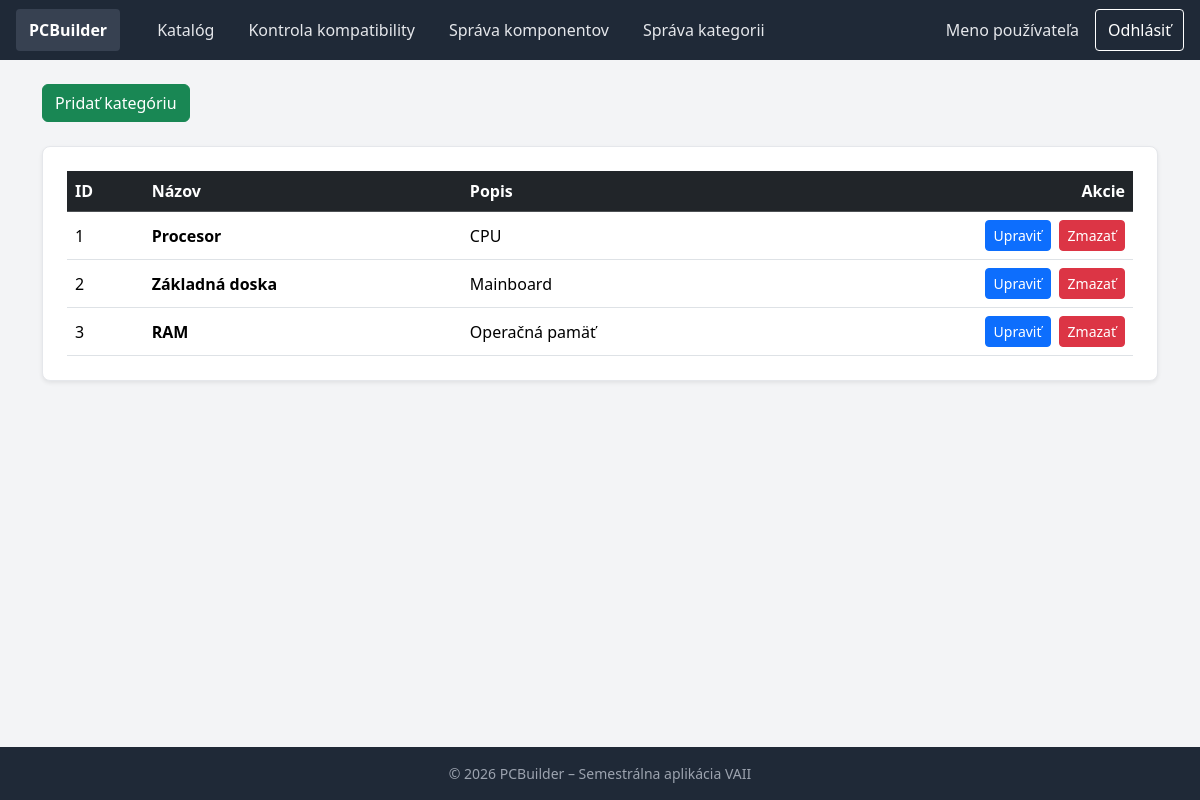
Page /?c=kategoria on the committed database.
### tables this page shows
CREATE TABLE IF NOT EXISTS `kategorias` (
    `id` INT AUTO_INCREMENT PRIMARY KEY,
    `nazov` VARCHAR(50) NOT NULL,
    `popis` TEXT NULL
    );

### Framework/Http/Responses/Response.php (called while the page is built, shortened)
<?php
abstract class Response
{
    public function send(): void
    {
        $this->generate();
    }
}

### public/index.php (called while the page is built, shortened)
<?php
require __DIR__ . '/../Framework/ClassLoader.php';
try {
    $app = new App();
    $app->run();
} catch (Exception $e) {
    die('An error occurred: ' . $e->getMessage());
}

### Framework/Support/LinkGenerator.php (called while the page is built, shortened)
<?php
class LinkGenerator
{
    private Request $request;
    public function __construct(Request $request, Router $router)
    {
        $this->request = $request;
    }
    public function url(
        string|array $destination,
        array $parameters = [],
        bool $absolute = false,
        bool $appendParameters = false
    ): string {
        list($controller, $action) = explode(".", $destination);
        $args = $appendParameters ? $this->request->get() : [];
        $args = ["c" => lcfirst($controller), "a" => $action != "index" ? $action : null] + $parameters + $args;
        $basePath = $absolute ? $this->request->getBaseUrl() : "";
        return $basePath . "?" . http_build_query($args);
    }
}

### Framework/DB/Connection.php (called while the page is built, shortened)
<?php
class Connection
{
    private static ?Connection $instance = null;
    private PDO $db;
    public function __construct(PDO $db)
    {
        $this->db = $db;
    }
    public static function getInstance(): Connection
    {
        try {
            if (self::$instance == null) {
                $db = new PDO(
                    'mysql:dbname=' . Configuration::DB_NAME . ';host=' . Configuration::DB_HOST,
                    Configuration::DB_USER,
                    Configuration::DB_PASS
                );
                $db->setAttribute(PDO::ATTR_ERRMODE, PDO::ERRMODE_EXCEPTION);
                $db->setAttribute(PDO::ATTR_EMULATE_PREPARES, true);
                self::$instance = new self($db);
            }
            return self::$instance;
        } catch (PDOException $e) {
            throw new Exception('Connection failed: ' . $e->getMessage());
        }
    }
    public function prepare(string $sql): DebugStatement
    {
        try {
            return new DebugStatement($this->db->prepare($sql));
        } catch (PDOException $e) {
            throw new Exception('Prepare failed: ' . $e->getMessage());
        }
    }
}

### Framework/Core/Model.php (called while the page is built, shortened)
<?php
abstract class Model implements \JsonSerializable
{
    protected static array $columnsMap = [];
    private static array $dbColumns = [];
    private static IDbConvention $dbConventions;
    protected static function getTableName(): string
    {
        return self::getConventions()->getTableName(get_called_class());
    }
    protected static function getColumnsMap(): array
    {
        return static::$columnsMap ?? [];
    }
    public static function getAll(
        ?string $whereClause = null,
        array   $whereParams = [],
        ?string $orderBy = null,
        ?int    $limit = null,
        ?int    $offset = null
    ): array
    {
        try {
            $sql = "SELECT " . static::getDBColumnNamesList() . " FROM `" . static::getTableName() . "`";
            $stmt = Connection::getInstance()->prepare($sql);
            $stmt->execute($whereParams);
            $models = $stmt->fetchAll(PDO::FETCH_CLASS | PDO::FETCH_PROPS_LATE, static::class);
            return $models;
        } catch (PDOException $exception) {
            throw new Exception('Query failed: ' . $exception->getMessage(), 0, $exception);
        }
    }
    private static function getDbColumns(): array
    {
        try {
            $sql = "DESCRIBE " . static::getTableName();
            $stmt = Connection::getInstance()->prepare($sql);
            $stmt->execute([]);
            self::$dbColumns[static::class] = array_column($stmt->fetchAll(), 'Field');
            return self::$dbColumns[static::class];
        } catch (PDOException $exception) {
            throw new Exception('Query failed: ' . $exception->getMessage(), 0, $exception);
        }
    }
    private static function getModelProperties(): array
    {
        $reflection = new \ReflectionClass(static::class);
        $properties = [];
        foreach ($reflection->getProperties() as $property) {
            $propertyName = $property->getName();
            if ($property->isStatic()) {
                continue;
            }
            $properties[$propertyName] = true;
        }
        return $properties;
    }
    private static function getDBColumnNamesList(): string
    {
        $dbColumns = [];
        foreach (static::getDbColumns() as $columnName) {
            $propertyName = static::toPropertyName($columnName);
            if ($propertyName != $columnName) {
                $dbColumns[] = "`$columnName` AS {$propertyName}";
            } else {
                $dbColumns[] = $columnName;
            }
        }
        return implode(', ', $dbColumns);
    }
    private static function toPropertyName(string $columnName): string
    {
        $customMapping = static::getColumnsMap();
        if (isset($customMapping[$columnName])) {
            return $customMapping[$columnName];
        } else {
            return static::getConventions()->toPropertyName($columnName);
        }
    }
    private static function getConventions(): IDbConvention
    {
        if (!isset(static::$dbConventions)) {
            static::$dbConventions = new (Configuration::DB_CONVENTIONS_CLASS)();
        }
        return static::$dbConventions;
    }
}

### Framework/ClassLoader.php (called while the page is built, shortened)
<?php
class ClassLoader
{
    public static function Boot(): void
    {
        spl_autoload_register(function ($class_name) {
            $file = self::getClassFile($class_name);
        });
    }
    public static function getClassFile(string $className): string
    {
        $baseDir = realpath(dirname(__DIR__));
        $relativePath = str_replace('\\', DIRECTORY_SEPARATOR, ltrim($className, '\\')) . '.php';
        return $baseDir . DIRECTORY_SEPARATOR . $relativePath;
    }
}
require __DIR__ . DIRECTORY_SEPARATOR . 'Support' . DIRECTORY_SEPARATOR . 'functions.php';

### Framework/Support/Inflect.php (called while the page is built, shortened)
<?php
class Inflect
{
    public static $plural = array(
        '/(quiz)$/i' => "$1zes",
        '/^(ox)$/i' => "$1en",
        '/([m|l])ouse$/i' => "$1ice",
        '/(matr|vert|ind)ix|ex$/i' => "$1ices",
        '/(x|ch|ss|sh)$/i' => "$1es",
        '/([^aeiouy]|qu)y$/i' => "$1ies",
        '/(hive)$/i' => "$1s",
        '/(?:([^f])fe|([lr])f)$/i' => "$1$2ves",
        '/(shea|lea|loa|thie)f$/i' => "$1ves",
        '/sis$/i' => "ses",
        '/([ti])um$/i' => "$1a",
        '/(tomat|potat|ech|her|vet)o$/i' => "$1oes",
        '/(bu)s$/i' => "$1ses",
        '/(alias)$/i' => "$1es",
        '/(octop)us$/i' => "$1i",
        '/(ax|test)is$/i' => "$1es",
        '/(us)$/i' => "$1es",
        '/s$/i' => "s",
        '/$/' => "s"
    );
    public static $irregular = array(
        'move' => 'moves',
        'foot' => 'feet',
        'goose' => 'geese',
        'sex' => 'sexes',
        'child' => 'children',
        'man' => 'men',
        'tooth' => 'teeth',
        'person' => 'people',
        'valve' => 'valves'
    );
    public static function pluralize($string)
    {
        foreach (self::$irregular as $pattern => $result) {
            $pattern = '/' . $pattern . '$/i';
        }
        foreach (self::$plural as $pattern => $result) {
            if (preg_match($pattern, $string)) {
                return preg_replace($pattern, $result, $string);
            }
        }
        return $string;
    }
}

### Framework/DB/DefaultConventions.php (called while the page is built, shortened)
<?php
class DefaultConventions implements IDbConvention
{
    public function getTableName(string $className): string
    {
        $arr = explode("\\", $className);
        return Inflect::pluralize(strtolower(end($arr)));
    }
    public function toPropertyName(string $columnName): string
    {
        return $columnName;
    }
}

### Framework/DB/DebugStatement.php (called while the page is built, shortened)
<?php
class DebugStatement
{
    private PDOStatementAlias $stmt;
    public function __construct($stmt)
    {
        $this->stmt = $stmt;
    }
    public function execute(?array $params = null): bool
    {
        $result = $this->stmt->execute($params);
        $this->stmt->debugDumpParams();
        return $result;
    }
    public function __call(string $name, array $arguments): mixed
    {
        return $this->stmt->{$name}(...$arguments);
    }
}

### App/Controllers/KategoriaController.php (called while the page is built, shortened)
<?php
class KategoriaController extends BaseController
{
    public function index(Request $request): Response
    {
        return $this->html(['kategorie' => Kategoria::getAll()]);
    }
}

### App/Models/Kategoria.php (called while the page is built, shortened)
<?php
class Kategoria extends Model
{
    protected ?int $id = null;
    protected ?string $nazov = null;
    protected ?string $popis = null;
    public function getId(): ?int
    {
        return $this->id;
    }
    public function getNazov(): ?string
    {
        return $this->nazov;
    }
    public function getPopis(): ?string
    {
        return $this->popis;
    }
}

### Framework/Support/functions.php (called while the page is built)
<?php
if (!function_exists('e')) {
    function e(mixed $value): string
    {
        return htmlspecialchars((string)$value, ENT_QUOTES | ENT_SUBSTITUTE | ENT_HTML5, 'UTF-8');
    }
}

### App/Views/Kategoria/index.view.php (the view, shortened to what this page needs)
<div class="container py-4">
    <div class="row mb-4">
        <div class="col">
            <a href="<?= $link->url('kategoria.add') ?>" class="btn btn-success">Pridať kategóriu</a>
        </div>
    </div>
    <div class="card obsah-karta shadow-sm">
        <div class="table-responsive">
            <table class="table table-hover align-middle mb-0">
                <thead class="table-dark">
                <tr>
                    <th>ID</th>
                    <th>Názov</th>
                    <th>Popis</th>
                    <th class="text-end">Akcie</th>
                </tr>
                </thead>
                <tbody>
                <?php foreach ($kategorie as $k) { ?>
                    <tr>
                        <td><?= $k->getId() ?></td>
                        <td><strong><?= e($k->getNazov()) ?></strong></td>
                        <td><?= e($k->getPopis() ?: '-') ?></td>
                        <td class="text-end">
                            <div class="d-flex gap-2 justify-content-end">
                                <a href="<?= $link->url('kategoria.edit', ['id' => $k->getId()]) ?>"
                                   class="btn btn-sm btn-primary">Upraviť</a>
                                <form method="post" action="<?= $link->url('kategoria.delete') ?>">
                                    <button type="submit" class="btn btn-sm btn-danger"
                                            onclick="return confirm('Zmaže sa aj všetky komponenty v kategórii. Pokračovať?')">
                                        Zmazať
                                    </button>
                                </form>
                            </div>
                        </td>
                    </tr>
                <?php } ?>
                </tbody>
            </table>
        </div>
    </div>
</div>

### public/css/style.css (style rules this page uses)
:root { --color-header-bg: #1f2937; --color-logo-bg: #374151; --color-nav-text: #e5e7eb; --color-header-text: #ffffff; --color-primary: #2563eb; --color-primary-hover: #1d4ed8; --color-primary-text: #ffffff; --color-page-bg: #f3f4f6; --color-card-bg: #ffffff; --color-border: #e5e7eb; --color-input-border: #d1d5db; --color-text: #111827; --color-text-muted: #9ca3af; --color-success: #16a34a; --color-success-bg: #dcfce7; --color-danger: #dc2626; --color-danger-bg: #fee2e2; }
body { background: var(--color-page-bg); color: var(--color-text); font-family: system-ui, -apple-system, "Segoe UI", Roboto, sans-serif; margin: 0; }
.obsah-karta { background-color: var(--color-card-bg); border: 1px solid var(--color-border); border-radius: 0.5rem; padding: 1.5rem; box-shadow: 0 1px 3px rgba(0, 0, 0, 0.05); }

### rows in the picture
kategorias: id "1", nazov "Procesor", popis "CPU"
kategorias: id "2", nazov "Základná doska", popis "Mainboard"
kategorias: id "3", nazov "RAM", popis "Operačná pamäť"
